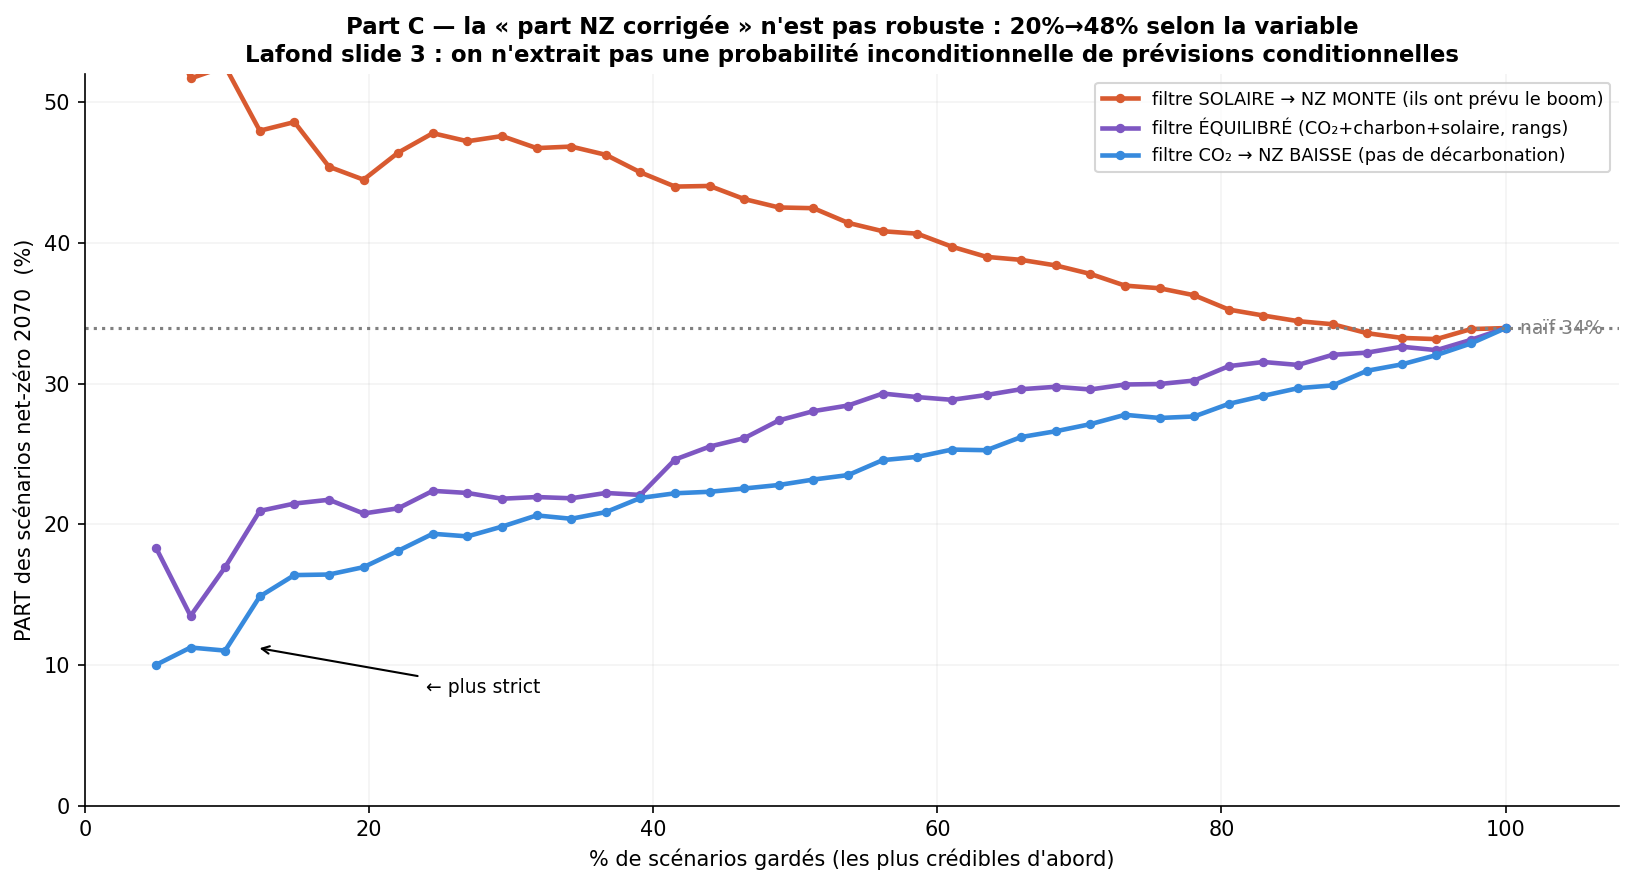

Recreate this plot in Python.
"""
Part C (honest) — the net-zero SHARE is not even directionally robust to the credibility variable.
Filter on CO2 -> NZ share DOWN (~20%); filter on solar -> UP (~45%); balanced -> ~25%.
Reason: reality vindicated NZ on solar (the boom) but refuted it on CO2/coal (the addition signature).
=> Lafond slide 3 proven: you cannot extract an unconditional probability from conditional forecasts.
"""
import warnings; warnings.filterwarnings('ignore')
import pandas as pd, numpy as np, matplotlib.pyplot as plt
from pathlib import Path

SCI = Path.home()/'PhD'/'4. Modeling'/'Prisma School'/'Scenario_Compass_Initiative_Data'/'SCI-2025_v1.0_pathways_ensemble_global.xlsx'
HIND = ['2010','2015','2020','2025']
VARS = {'Emissions|CO2|Energy and Industrial Processes': {'2010':33400,'2015':35400,'2020':34800,'2025':38100},
        'Primary Energy|Coal':           {'2010':148,'2015':155,'2020':152,'2025':164},
        'Capacity|Electricity|Solar|PV': {'2010':40,'2015':227,'2020':714,'2025':2392}}
df = pd.read_excel(SCI, sheet_name='data'); meta = pd.read_excel(SCI, sheet_name='meta')
meta['key'] = meta['Model']+'|||'+meta['Scenario']; nzy = meta.set_index('key')['Emissions Diagnostics|Year of Net Zero|CO2']
def nmae(var, obs):
    s = df[df['Variable']==var].copy(); s['key'] = s['Model']+'|||'+s['Scenario']
    eps = np.column_stack([obs[y]-s[y].values for y in HIND])
    return pd.Series(np.nanmean(np.abs(eps),axis=1)/np.mean(list(obs.values())), index=s['key'].values)
M = pd.DataFrame({'CO2':nmae('Emissions|CO2|Energy and Industrial Processes',VARS['Emissions|CO2|Energy and Industrial Processes']),
                  'Coal':nmae('Primary Energy|Coal',VARS['Primary Energy|Coal']),
                  'Solar':nmae('Capacity|Electricity|Solar|PV',VARS['Capacity|Electricity|Solar|PV'])})
M['nz'] = pd.Series(nzy.le(2070)).reindex(M.index); M = M.dropna()
for c in ['CO2','Coal','Solar']: M[c+'_r'] = M[c].rank(pct=True)
M['bal'] = M[['CO2_r','Coal_r','Solar_r']].mean(axis=1)
naive = M['nz'].mean()*100

def curve(score):
    o = M.sort_values(score); fr = np.linspace(0.05,1.0,40)
    return fr*100, np.array([o.iloc[:max(int(q*len(o)),1)]['nz'].mean()*100 for q in fr])

fig, ax = plt.subplots(figsize=(11, 6))
for score, col, lab in [('Solar_r','#D85A30','filtre SOLAIRE → NZ MONTE (ils ont prévu le boom)'),
                        ('bal','#7E57C2','filtre ÉQUILIBRÉ (CO₂+charbon+solaire, rangs)'),
                        ('CO2_r','#378ADD','filtre CO₂ → NZ BAISSE (pas de décarbonation)')]:
    x, y = curve(score); ax.plot(x, y, '-o', color=col, lw=2.2, ms=3.5, label=lab)
ax.axhline(naive, color='gray', ls=':', lw=1.5); ax.text(101, naive, f'naïf {naive:.0f}%', va='center', fontsize=9, color='gray')
ax.annotate('← plus strict', (12, curve('CO2_r')[1][1]), (24, 8), fontsize=9, arrowprops=dict(arrowstyle='->'))
ax.set_xlabel("% de scénarios gardés (les plus crédibles d'abord)", fontsize=10)
ax.set_ylabel('PART des scénarios net-zéro 2070  (%)', fontsize=10)
ax.set_title("Part C — la « part NZ corrigée » n'est pas robuste : 20%→48% selon la variable\n"
             "Lafond slide 3 : on n'extrait pas une probabilité inconditionnelle de prévisions conditionnelles",
             fontsize=11, fontweight='bold')
ax.set_xlim(0, 108); ax.set_ylim(0, 52)
ax.legend(fontsize=8.5, loc='upper right'); ax.spines[['top','right']].set_visible(False); ax.grid(alpha=0.15)
plt.tight_layout(); plt.savefig('partC_sensitivity.png', dpi=150, bbox_inches='tight')
print(f"naïf {naive:.0f}% (n={len(M)})")
for q in [0.25,0.5]:
    print(f"  garder {int(q*100)}%: solaire {curve('Solar_r')[1][np.argmin(abs(np.linspace(.05,1,40)-q))]:.0f}% | "
          f"équilibré {curve('bal')[1][np.argmin(abs(np.linspace(.05,1,40)-q))]:.0f}% | "
          f"CO2 {curve('CO2_r')[1][np.argmin(abs(np.linspace(.05,1,40)-q))]:.0f}%")
print('Saved: partC_sensitivity.png')
